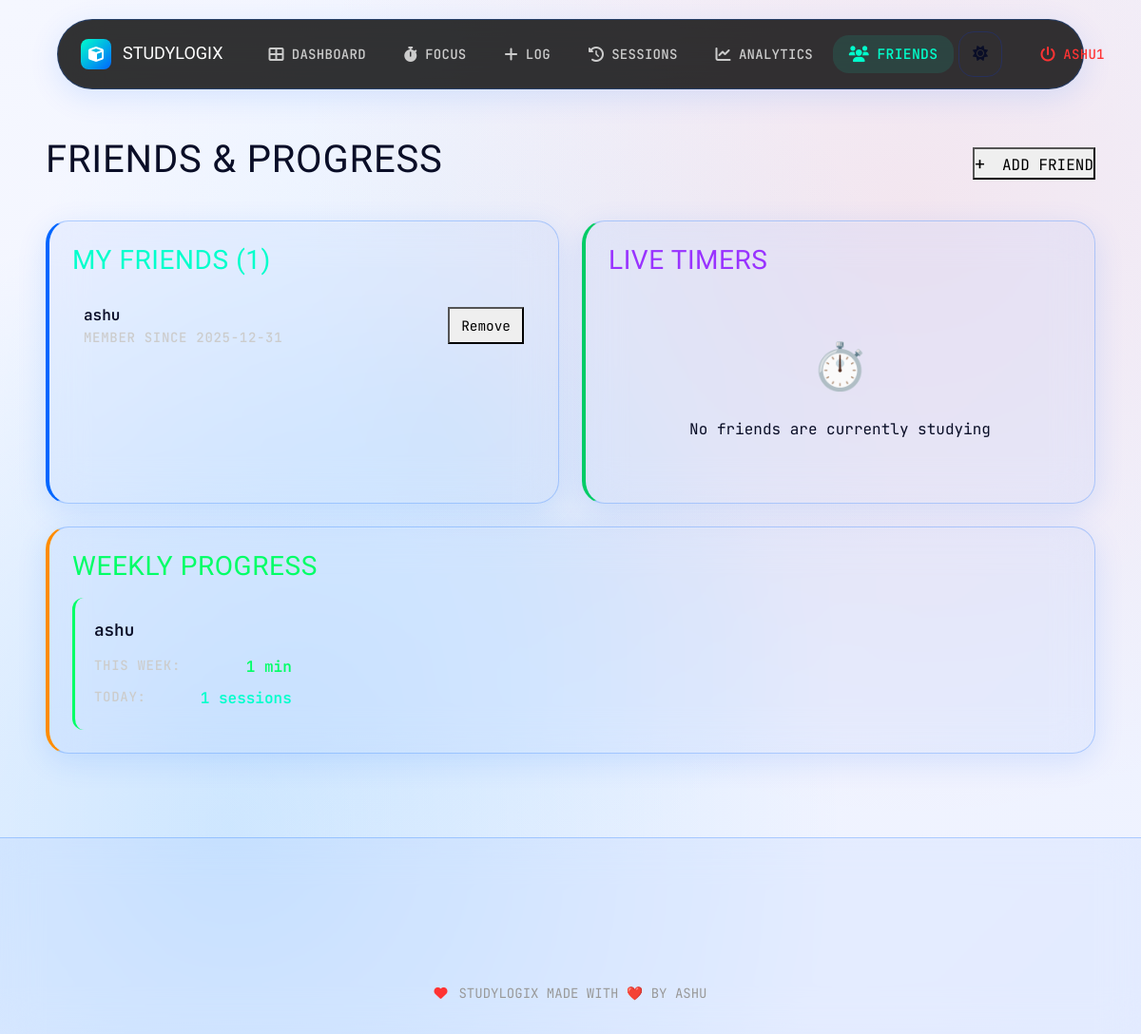
The page /friends (signed in) on the database its author committed.
### tables this page shows
CREATE TABLE users (
                user_id INTEGER PRIMARY KEY AUTOINCREMENT,
                username TEXT UNIQUE NOT NULL,
                email TEXT,
                password_hash BLOB NOT NULL,
                created_at TIMESTAMP DEFAULT CURRENT_TIMESTAMP
            );

### app.py (the view)
@app.route('/friends')
def friends():
    if 'user_id' not in session:
        flash('Please log in to view friends', 'error')
        return redirect(url_for('login'))
    user_id = session['user_id']
    friends_list = friend_manager.get_friends_list(user_id)
    pending_requests = friend_manager.get_pending_requests(user_id)
    friends_progress = friend_manager.get_friends_progress(user_id)
    active_timers = friend_manager.get_active_friend_timers(user_id)
    return render_template('friends.html',
                         friends=friends_list,
                         pending_requests=pending_requests,
                         friends_progress=friends_progress,
                         active_timers=active_timers)

### friend_manager.py (called while the page is built)
    def get_pending_requests(self, user_id):
        cursor = self.db.connection.cursor()
        try:
            cursor.execute("""
                SELECT f.friendship_id, u.username, f.requested_at
                FROM friendships f
                JOIN users u ON f.user_id = u.user_id
                WHERE f.friend_id = ? AND f.status = 'pending'
                ORDER BY f.requested_at DESC
            """, (user_id,))
            requests = []
            for row in cursor.fetchall():
                requests.append({
                    'friendship_id': row[0],
                    'username': row[1],
                    'requested_at': row[2]
                })
            return requests
        except sqlite3.Error as e:
            print(f"Error getting pending requests: {e}")
            return []
        finally:
            cursor.close()

### templates/friends.html (shortened to what this page needs)
{% extends "base.html" %}
{% block content %}
<div style="max-width: 1400px; margin: 0 auto; padding: 24px;">
    <div style="display: flex; justify-content: space-between; align-items: center; margin-bottom: 32px;">
        <h1 class="nothing-h1">FRIENDS & PROGRESS</h1>
        <button onclick="showAddFriendModal()" class="nothing-btn">
            <span style="font-size: 1.2rem; margin-right: 8px;">+</span>
            ADD FRIEND
        </button>
    </div>
    <div style="display: grid; grid-template-columns: 1fr 1fr; gap: 24px; margin-bottom: 24px;">
        <div class="glass-card" style="padding: 24px;">
            <h3 class="nothing-h3" style="margin-bottom: 16px; color: var(--nothing-cyan);">
                MY FRIENDS ({{ friends|length }})
            </h3>
            {% if friends %}
            <div style="display: grid; gap: 12px;">
                {% for friend in friends %}
                <div style="display: flex; justify-content: space-between; align-items: center; padding: 12px; background: var(--nothing-bg-secondary); border-radius: 12px;">
                    <div>
                        <div style="font-weight: 600;">{{ friend.username }}</div>
                        <div class="stats-label-nothing">Member since {{ friend.member_since[:10] }}</div>
                    </div>
                    <button onclick="removeFriend({{ friend.user_id }}, '{{ friend.username }}')" class="nothing-btn-outline" style="font-size: 0.9rem; padding: 6px 12px;">
                        Remove
                    </button>
                </div>
                {% endfor %}
            </div>
            {% else %}
            <div style="text-align: center; padding: 40px; color: var(--nothing-text-secondary);">
                <div style="font-size: 3rem; margin-bottom: 16px;">👥</div>
                <div>No friends yet. Add friends to see their progress!</div>
            </div>
            {% endif %}
        </div>
        <div class="glass-card" style="padding: 24px;">
            <h3 class="nothing-h3" style="margin-bottom: 16px; color: var(--nothing-purple);">
                LIVE TIMERS
            </h3>
            <div id="activeTimersList">
                {% if active_timers %}
                {% for timer in active_timers %}
                <div class="timer-card" style="padding: 16px; background: var(--nothing-bg-secondary); border-radius: 12px; border-left: 3px solid var(--nothing-purple); margin-bottom: 12px;">
                    <div style="display: flex; justify-content: space-between; align-items: center;">
                        <div>
                            <div style="font-weight: 600; font-size: 1.1rem;">{{ timer.username }}</div>
                            <div style="color: var(--nothing-cyan); margin-top: 4px;">
                                {% if timer.is_break %}
                                    🧘 BREAK TIME
                                {% else %}
                                    📚 {{ timer.subject }}
                                {% endif %}
                            </div>
                        </div>
                        <div style="text-align: right;">
                            <div class="pomodoro-timer" style="font-size: 1.5rem; font-weight: 700; color: var(--nothing-purple);">
                                {{ (timer.time_remaining // 60)|string|zfill(2) }}:{{ (timer.time_remaining % 60)|string|zfill(2) }}
                            </div>
                            <div class="stats-label-nothing">{{ timer.duration_minutes }} min session</div>
                        </div>
                    </div>
                </div>
                {% endfor %}
                {% else %}
                <div style="text-align: center; padding: 40px; color: var(--nothing-text-secondary);">
                    <div style="font-size: 3rem; margin-bottom: 16px;">⏱️</div>
                    <div>No friends are currently studying</div>
                </div>
                {% endif %}
            </div>
        </div>
    </div>
    <div class="glass-card" style="padding: 24px;">
        <h3 class="nothing-h3" style="margin-bottom: 16px; color: var(--nothing-green);">
            WEEKLY PROGRESS
        </h3>
        {% if friends_progress %}
        <div style="display: grid; grid-template-columns: repeat(auto-fill, minmax(250px, 1fr)); gap: 16px;">
            {% for progress in friends_progress %}
            <div style="padding: 20px; background: var(--nothing-bg-secondary); border-radius: 12px; border-left: 3px solid var(--nothing-green);">
                <div style="font-weight: 600; font-size: 1.1rem; margin-bottom: 12px;">{{ progress.username }}</div>
                <div style="display: flex; justify-content: space-between; margin-bottom: 8px;">
                    <span class="stats-label-nothing">This Week:</span>
                    <span style="font-weight: 600; color: var(--nothing-green);">{{ progress.weekly_minutes }} min</span>
                </div>
                <div style="display: flex; justify-content: space-between;">
                    <span class="stats-label-nothing">Today:</span>
                    <span style="font-weight: 600; color: var(--nothing-cyan);">{{ progress.today_sessions }} sessions</span>
                </div>
            </div>
            {% endfor %}
        </div>
        {% else %}
        <div style="text-align: center; padding: 40px; color: var(--nothing-text-secondary);">
            <div style="font-size: 3rem; margin-bottom: 16px;">📊</div>
            <div>Add friends to see their study progress!</div>
        </div>
        {% endif %}
    </div>
</div>
{% endblock %}

### static/css/style.css (style rules this page uses)
:root { --nothing-black: #000000; --nothing-white: #ffffff; --nothing-gray-900: #0a0a0a; --nothing-gray-800: #1a1a1a; --nothing-gray-700: #2a2a2a; --nothing-gray-600: #404040; --nothing-gray-500: #666666; --nothing-gray-400: #999999; --nothing-gray-300: #cccccc; --nothing-gray-200: #e6e6e6; --nothing-gray-100: #f5f5f5; --nothing-red: #ff3333; --nothing-orange: #ff8c00; --nothing-yellow: #ffff00; --nothing-green: #00ff66; --nothing-blue: #0066ff; --nothing-purple: #9933ff; --nothing-cyan: #00ffcc; --glass-bg: rgba(255, 255, 255, 0.05); --glass-border: rgba(255, 255, 255, 0.1); --glass-shadow: 0 8px 32px rgba(0, 0, 0, 0.3); --glass-backdrop: blur(20px); --shadow-glow: 0 0 20px rgba(0, 255, 204, 0.2); --shadow-glow-intense: 0 0 40px rgba(0, 255, 204, 0.4); --shadow-dark: 0 8px 32px rgba(0, 0, 0, 0.6); --shadow-ambient: 0 4px 16px rgba(0, 0, 0, 0.4); --radius-sm: 8px; --radius-md: 16px; --radius-lg: 24px; --radius-xl: 32px; --radius-full: 9999px; --transition-fast: 150ms cubic-bezier(0.4, 0, 0.2, 1); --transition-base: 300ms cubic-bezier(0.4, 0, 0.2, 1); --transition-slow: 500ms cubic-bezier(0.4, 0, 0.2, 1); --bg-primary: #000000; --bg-secondary: #0a0a0a; --bg-tertiary: #1a1a1a; --text-primary: #ffffff; --text-secondary: #cccccc; --text-tertiary: #999999; --border-color: rgba(255, 255, 255, 0.1); }
html.light-theme { --bg-primary: #f5f7ff; --bg-secondary: #eef2ff; --bg-tertiary: #e0e8ff; --text-primary: #0a0e27; --text-secondary: #1a2050; --text-tertiary: #404080; --border-color: rgba(0, 51, 255, 0.2); --glass-bg: rgba(99, 155, 255, 0.08); --glass-border: rgba(0, 102, 255, 0.25); --glass-shadow: 0 8px 32px rgba(0, 102, 255, 0.12); --shadow-glow: 0 0 20px rgba(0, 102, 255, 0.2); --shadow-glow-intense: 0 0 40px rgba(0, 102, 255, 0.3); }
* { margin: 0; padding: 0; box-sizing: border-box; }
html { scroll-behavior: smooth; font-size: 16px; }
body { font-family: 'JetBrains Mono', 'DotGothic16', monospace; background: radial-gradient(circle at 20% 80%, rgba(0, 255, 204, 0.1) 0%, transparent 50%), radial-gradient(circle at 80% 20%, rgba(255, 51, 51, 0.1) 0%, transparent 50%), radial-gradient(circle at 40% 40%, rgba(0, 102, 255, 0.05) 0%, transparent 50%), linear-gradient(135deg, var(--bg-secondary) 0%, var(--bg-primary) 100%); min-height: 100vh; color: var(--text-primary); overflow-x: hidden; line-height: 1.6; font-weight: 400; position: relative; transition: background var(--transition-slow), color var(--transition-slow); }
html.light-theme body { background: radial-gradient(circle at 20% 80%, rgba(0, 150, 255, 0.15) 0%, transparent 50%), radial-gradient(circle at 80% 20%, rgba(255, 100, 100, 0.1) 0%, transparent 50%), radial-gradient(circle at 40% 40%, rgba(100, 200, 255, 0.1) 0%, transparent 50%), linear-gradient(135deg, #f5f7ff 0%, #eef2ff 100%); }
body::before { content: ''; position: fixed; top: 0; left: 0; right: 0; bottom: 0; pointer-events: none; z-index: -1; }
h1, h2, h3, h4, h5, h6 { font-family: 'DotGothic16', monospace; font-weight: 400; line-height: 1.2; letter-spacing: 0.02em; color: var(--text-primary); }
html.light-theme h1, html.light-theme h2, html.light-theme h3, html.light-theme h4, html.light-theme h5, html.light-theme h6 { color: #0a0e27; }
.glass-card { background: var(--glass-bg); backdrop-filter: var(--glass-backdrop); -webkit-backdrop-filter: var(--glass-backdrop); border: 1px solid var(--glass-border); border-radius: var(--radius-lg); box-shadow: var(--glass-shadow); transition: all var(--transition-base); position: relative; overflow: hidden; }
.glass-card::before { content: ''; position: absolute; top: 0; left: 0; right: 0; height: 1px; background: linear-gradient(90deg, transparent, rgba(255, 255, 255, 0.2), transparent); }
html.light-theme .glass-card { border-left: 4px solid #0066ff; }
html.light-theme .glass-card:nth-child(2) { border-left-color: #00cc66; }
html.light-theme .glass-card:nth-child(3) { border-left-color: #ff8c00; }
.stats-label-nothing { font-size: 14px; color: var(--nothing-gray-300); font-weight: 500; letter-spacing: 0.05em; text-transform: uppercase; }
.bootstrap-override { --bs-body-bg: transparent; --bs-body-color: var(--nothing-white); --bs-border-color: var(--glass-border); }

### rows shown on the page
users: username "ashu", created_at "2025-12-31", weekly_minutes "1", today_sessions "1"

### other values the page prints
{{ session.username.upper() }} "ASHU1"
{{ friends|length }} "1"
